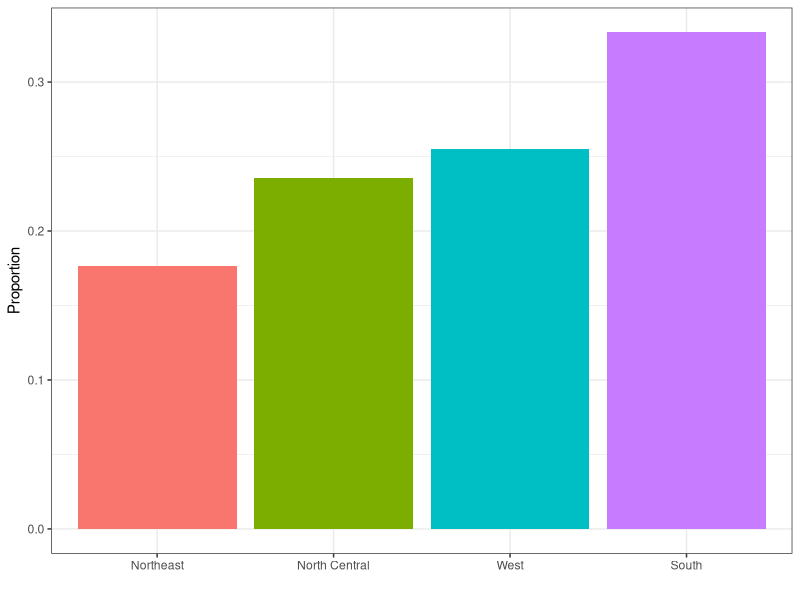
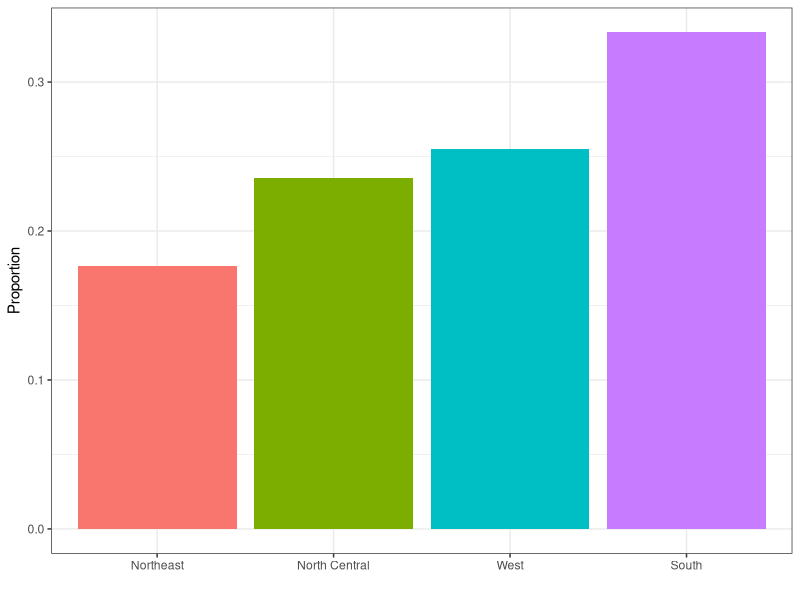

The R source for these figures, in order:
library(dplyr)
library(ggplot2)
library(dslabs)
ds_theme_set()
data(murders)
murders %>% group_by(region) %>%
  summarize(n = n()) %>%
  mutate(Proportion = n/sum(n),
         region = reorder(region, Proportion)) %>%
  ggplot(aes(x=region, y=Proportion, fill=region)) +
  geom_bar(stat = "identity", show.legend = FALSE) +
  xlab("")

library(dplyr)
library(ggplot2)
library(dslabs)
ds_theme_set()
data(murders)
murders %>% group_by(region) %>%
  summarize(n = n()) %>%
  mutate(Proportion = n/sum(n), 
         region = reorder(region, Proportion)) %>%
  ggplot(aes(x=region, y=Proportion, fill=region)) + 
  geom_bar(stat = "identity", show.legend = FALSE) + 
  xlab("")
